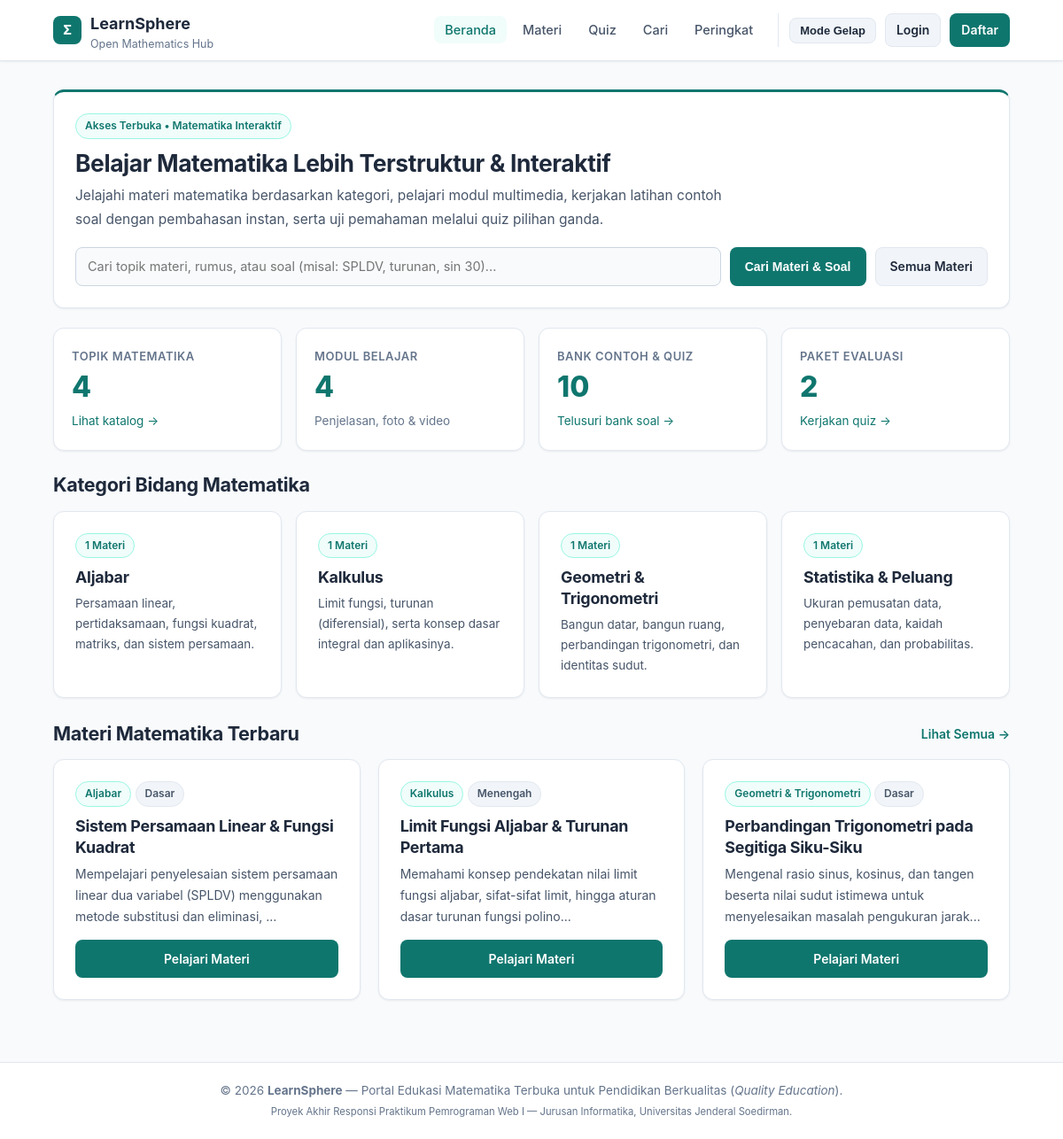
The page / on the database its author committed.
### tables this page shows
CREATE TABLE kategori (
    id INT(11) AUTO_INCREMENT PRIMARY KEY,
    nama_kategori VARCHAR(80) NOT NULL UNIQUE,
    deskripsi VARCHAR(255) NOT NULL
);

CREATE TABLE materi (
    id INT(11) AUTO_INCREMENT PRIMARY KEY,
    kategori_id INT(11) NOT NULL,
    user_id INT(11) NOT NULL,
    judul VARCHAR(150) NOT NULL,
    tingkat ENUM('Dasar', 'Menengah', 'Lanjut') NOT NULL DEFAULT 'Dasar',
    deskripsi TEXT NOT NULL,
    thumbnail VARCHAR(255) DEFAULT NULL,
    created_at TIMESTAMP DEFAULT CURRENT_TIMESTAMP,
    FOREIGN KEY (kategori_id) REFERENCES kategori(id) ON DELETE RESTRICT,
    FOREIGN KEY (user_id) REFERENCES users(id) ON DELETE CASCADE
);

### index.php (the view, shortened to what this page needs)
<?php
require_once 'config/koneksi.php';
$jml_materi = mysqli_fetch_assoc(mysqli_query($conn, "SELECT COUNT(*) AS total FROM materi"))['total'];
$jml_modul  = mysqli_fetch_assoc(mysqli_query($conn, "SELECT COUNT(*) AS total FROM modul_materi"))['total'];
$jml_soal   = mysqli_fetch_assoc(mysqli_query($conn, "SELECT COUNT(*) AS total FROM contoh_soal"))['total']
            + mysqli_fetch_assoc(mysqli_query($conn, "SELECT COUNT(*) AS total FROM soal_quiz"))['total'];
$jml_quiz   = mysqli_fetch_assoc(mysqli_query($conn, "SELECT COUNT(*) AS total FROM quiz"))['total'];
$kategori_res = mysqli_query($conn, "SELECT k.*, (SELECT COUNT(*) FROM materi m WHERE m.kategori_id = k.id) AS jml_materi FROM kategori k ORDER BY k.id ASC");
$materi_terbaru = mysqli_query($conn, "SELECT m.*, k.nama_kategori, u.nama_lengkap AS pembuat FROM materi m JOIN kategori k ON m.kategori_id = k.id JOIN users u ON m.user_id = u.id ORDER BY m.created_at DESC LIMIT 3");
include 'includes/header.php';
?>
<section class="card card-accent">
    <span class="badge badge-accent">Akses Terbuka &bull; Matematika Interaktif</span>
    <h1 style="margin-top:10px;">
        <?= isset($_SESSION['user_id']) ? 'Selamat Datang Kembali, ' . htmlspecialchars($_SESSION['nama_lengkap']) : 'Belajar Matematika Lebih Terstruktur & Interaktif' ?>
    </h1>
    <p style="color:var(--text-secondary); margin-top:6px; max-width:740px;">
        Jelajahi materi matematika berdasarkan kategori, pelajari modul multimedia, kerjakan latihan contoh soal dengan pembahasan instan, serta uji pemahaman melalui quiz pilihan ganda.
    </p>
    <form action="cari.php" method="GET" style="display:flex; gap:10px; flex-wrap:wrap; margin-top:18px;">
        <input type="text" name="q" placeholder="Cari topik materi, rumus, atau soal (misal: SPLDV, turunan, sin 30)..." style="flex:1; min-width:250px;" required>
        <button type="submit" class="btn btn-primary">Cari Materi & Soal</button>
        <a href="materi.php" class="btn btn-secondary">Semua Materi</a>
    </form>
</section>
<section class="grid-4" style="margin-bottom: 24px;">
    <div class="stat-box">
        <div class="stat-label">Topik Matematika</div>
        <div class="stat-value"><?= $jml_materi ?></div>
        <a href="materi.php" style="font-size:13.5px;">Lihat katalog &rarr;</a>
    </div>
    <div class="stat-box">
        <div class="stat-label">Modul Belajar</div>
        <div class="stat-value"><?= $jml_modul ?></div>
        <span style="font-size:13.5px; color:var(--text-muted);">Penjelasan, foto & video</span>
    </div>
    <div class="stat-box">
        <div class="stat-label">Bank Contoh & Quiz</div>
        <div class="stat-value"><?= $jml_soal ?></div>
        <a href="cari.php" style="font-size:13.5px;">Telusuri bank soal &rarr;</a>
    </div>
    <div class="stat-box">
        <div class="stat-label">Paket Evaluasi</div>
        <div class="stat-value"><?= $jml_quiz ?></div>
        <a href="quiz.php" style="font-size:13.5px;">Kerjakan quiz &rarr;</a>
    </div>
</section>
<section style="margin-bottom: 26px;">
    <h2 style="margin-bottom:14px;">Kategori Bidang Matematika</h2>
    <div class="grid-4">
        <?php while ($kat = mysqli_fetch_assoc($kategori_res)): ?>
            <a href="materi.php?kategori=<?= $kat['id'] ?>" class="card card-hover" style="text-decoration:none; display:block; margin-bottom:0;">
                <span class="badge badge-accent"><?= $kat['jml_materi'] ?> Materi</span>
                <h3 style="margin-top:10px;"><?= htmlspecialchars($kat['nama_kategori']) ?></h3>
                <p style="font-size:13.5px; color:var(--text-secondary); margin-top:6px;">
                    <?= htmlspecialchars($kat['deskripsi']) ?>
                </p>
            </a>
        <?php endwhile; ?>
    </div>
</section>
<section>
    <div style="display:flex; justify-content:space-between; align-items:center; margin-bottom:14px;">
        <h2>Materi Matematika Terbaru</h2>
        <a href="materi.php" style="font-size:14px; font-weight:600;">Lihat Semua &rarr;</a>
    </div>
    <div class="grid-3">
        <?php while ($m = mysqli_fetch_assoc($materi_terbaru)): ?>
            <div class="card card-hover" style="display:flex; flex-direction:column; justify-content:space-between;">
                <div>
                    <span class="badge badge-accent"><?= htmlspecialchars($m['nama_kategori']) ?></span>
                    <span class="badge"><?= htmlspecialchars($m['tingkat']) ?></span>
                    <h3 style="margin-top:10px;"><?= htmlspecialchars($m['judul']) ?></h3>
                    <p style="font-size:14px; color:var(--text-secondary); margin-top:6px;">
                        <?= htmlspecialchars(substr($m['deskripsi'], 0, 115)) ?>...
                    </p>
                </div>
                <div style="margin-top:14px;">
                    <a href="materi_detail.php?id=<?= $m['id'] ?>" class="btn btn-primary" style="width:100%;">Pelajari Materi</a>
                </div>
            </div>
        <?php endwhile; ?>
    </div>
</section>
<?php include 'includes/footer.php'; ?>

### includes/header.php (shortened to what this page needs)
<?php
$halaman_aktif = basename($_SERVER['PHP_SELF']);
?>
<!DOCTYPE html>
<html lang="id">
<head>
    <link rel="stylesheet" type="text/css" href="assets/css/style.css">
</head>
<body>
    <header id="main-header">
        <div class="container header-flex">
            <div class="brand">
                <a href="index.php">
                    <span class="brand-icon">&Sigma;</span>
                    <div>
                        <strong>LearnSphere</strong>
                        <small style="display:block; line-height:1.1;">Open Mathematics Hub</small>
                    </div>
                </a>
            </div>
            <div style="display:flex; align-items:center; gap:8px; flex-wrap:wrap;">
                <nav id="main-nav">
                    <ul>
                        <li><a href="index.php" class="<?= $halaman_aktif === 'index.php' ? 'active' : '' ?>">Beranda</a></li>
                        <li><a href="materi.php" class="<?= in_array($halaman_aktif, ['materi.php', 'materi_detail.php', 'modul_detail.php', 'materi_form.php', 'modul_form.php', 'contoh_soal_form.php']) ? 'active' : '' ?>">Materi</a></li>
                        <li><a href="quiz.php" class="<?= in_array($halaman_aktif, ['quiz.php', 'quiz_form.php', 'soal_form.php', 'kerjakan_quiz.php']) ? 'active' : '' ?>">Quiz</a></li>
                        <li><a href="cari.php" class="<?= $halaman_aktif === 'cari.php' ? 'active' : '' ?>">Cari</a></li>
                        <li><a href="hasil_quiz.php" class="<?= $halaman_aktif === 'hasil_quiz.php' ? 'active' : '' ?>">Peringkat</a></li>
                    </ul>
                </nav>
                <div class="nav-actions">
                    <button type="button" id="btn-theme-toggle" class="btn-theme" onclick="toggleTheme()">Mode Gelap</button>
                    <?php if (isset($_SESSION['user_id'])): ?>
                        <span class="user-pill"><?= htmlspecialchars($_SESSION['nama_lengkap']) ?> (<?= ucfirst($_SESSION['role']) ?>)</span>
                        <a href="logout.php" class="btn btn-danger" onclick="return confirm('Keluar dari akun?')">Logout</a>
                    <?php else: ?>
                        <a href="login.php" class="btn btn-secondary" style="padding:6px 12px;">Login</a>
                        <a href="register.php" class="btn btn-primary" style="padding:6px 12px;">Daftar</a>
                    <?php endif; ?>
                </div>
            </div>
        </div>
    </header>
    <main class="container main-content">

### includes/footer.php (shortened to what this page needs)
</main>
    <footer id="main-footer">
        <div class="container">
            <p>&copy; 2026 <b>LearnSphere</b> — Portal Edukasi Matematika Terbuka untuk Pendidikan Berkualitas (<i>Quality Education</i>).</p>
            <p><small>Proyek Akhir Responsi Praktikum Pemrograman Web I — Jurusan Informatika, Universitas Jenderal Soedirman.</small></p>
        </div>
    </footer>
</body>
</html>

### rows shown on the page
kategori: jml_materi "1", nama_kategori "Aljabar", deskripsi "Persamaan linear, pertidaksamaan, fungsi kuadrat, matriks, dan sistem persamaan."
kategori: jml_materi "1", nama_kategori "Kalkulus", deskripsi "Limit fungsi, turunan (diferensial), serta konsep dasar integral dan aplikasinya."
kategori: jml_materi "1", nama_kategori "Geometri & Trigonometri", deskripsi "Bangun datar, bangun ruang, perbandingan trigonometri, dan identitas sudut."
kategori: jml_materi "1", nama_kategori "Statistika & Peluang", deskripsi "Ukuran pemusatan data, penyebaran data, kaidah pencacahan, dan probabilitas."
materi: kategori.nama_kategori "Aljabar", tingkat "Dasar", judul "Sistem Persamaan Linear & Fungsi Kuadrat", deskripsi "Mempelajari penyelesaian sistem persamaan linear dua variabel (SPLDV) menggunakan metode substitusi dan eliminasi,", $m['id'] 1 (drawn)
materi: kategori.nama_kategori "Kalkulus", tingkat "Menengah", judul "Limit Fungsi Aljabar & Turunan Pertama", deskripsi "Memahami konsep pendekatan nilai limit fungsi aljabar, sifat-sifat limit, hingga aturan dasar turunan fungsi polino"
materi: kategori.nama_kategori "Geometri & Trigonometri", tingkat "Dasar", judul "Perbandingan Trigonometri pada Segitiga Siku-Siku", deskripsi "Mengenal rasio sinus, kosinus, dan tangen beserta nilai sudut istimewa untuk menyelesaikan masalah pengukuran jarak"

### other values the page prints
$jml_materi "4"
$jml_modul "4"
$jml_soal "10"
$jml_quiz "2"
